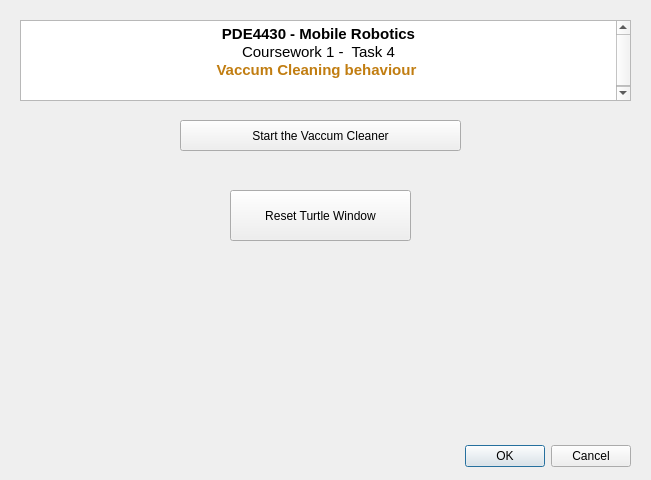
<?xml version="1.0" encoding="UTF-8"?>
<ui version="4.0">
 <class>Dialog</class>
 <widget class="QDialog" name="Dialog">
  <property name="geometry">
   <rect>
    <x>0</x>
    <y>0</y>
    <width>651</width>
    <height>480</height>
   </rect>
  </property>
  <property name="windowTitle">
   <string>Dialog</string>
  </property>
  <widget class="QDialogButtonBox" name="buttonBox">
   <property name="geometry">
    <rect>
     <x>10</x>
     <y>440</y>
     <width>621</width>
     <height>32</height>
    </rect>
   </property>
   <property name="orientation">
    <enum>Qt::Horizontal</enum>
   </property>
   <property name="standardButtons">
    <set>QDialogButtonBox::Cancel|QDialogButtonBox::Ok</set>
   </property>
  </widget>
  <widget class="QTextBrowser" name="textBrowser">
   <property name="geometry">
    <rect>
     <x>20</x>
     <y>20</y>
     <width>611</width>
     <height>81</height>
    </rect>
   </property>
   <property name="html">
    <string>&lt;!DOCTYPE HTML PUBLIC &quot;-//W3C//DTD HTML 4.0//EN&quot; &quot;http://www.w3.org/TR/REC-html40/strict.dtd&quot;&gt;
&lt;html&gt;&lt;head&gt;&lt;meta name=&quot;qrichtext&quot; content=&quot;1&quot; /&gt;&lt;style type=&quot;text/css&quot;&gt;
p, li { white-space: pre-wrap; }
&lt;/style&gt;&lt;/head&gt;&lt;body style=&quot; font-family:'Ubuntu'; font-size:11pt; font-weight:400; font-style:normal;&quot;&gt;
&lt;p align=&quot;center&quot; style=&quot; margin-top:0px; margin-bottom:0px; margin-left:0px; margin-right:0px; -qt-block-indent:0; text-indent:0px;&quot;&gt;&lt;span style=&quot; font-weight:600;&quot;&gt;PDE4430 - Mobile Robotics&lt;/span&gt;&lt;/p&gt;
&lt;p align=&quot;center&quot; style=&quot; margin-top:0px; margin-bottom:0px; margin-left:0px; margin-right:0px; -qt-block-indent:0; text-indent:0px;&quot;&gt;Coursework 1 -  Task 4&lt;/p&gt;
&lt;p align=&quot;center&quot; style=&quot; margin-top:0px; margin-bottom:0px; margin-left:0px; margin-right:0px; -qt-block-indent:0; text-indent:0px;&quot;&gt;&lt;span style=&quot; font-weight:600; color:#c17d11;&quot;&gt;Vaccum Cleaning behaviour &lt;/span&gt;&lt;/p&gt;
&lt;p style=&quot;-qt-paragraph-type:empty; margin-top:0px; margin-bottom:0px; margin-left:0px; margin-right:0px; -qt-block-indent:0; text-indent:0px;&quot;&gt;&lt;br /&gt;&lt;/p&gt;&lt;/body&gt;&lt;/html&gt;</string>
   </property>
  </widget>
  <widget class="QPushButton" name="Start_the_1_cleaner">
   <property name="geometry">
    <rect>
     <x>180</x>
     <y>120</y>
     <width>281</width>
     <height>31</height>
    </rect>
   </property>
   <property name="text">
    <string>Start the Vaccum Cleaner</string>
   </property>
  </widget>
  <widget class="QPushButton" name="pushButton_5">
   <property name="geometry">
    <rect>
     <x>230</x>
     <y>190</y>
     <width>181</width>
     <height>51</height>
    </rect>
   </property>
   <property name="text">
    <string>Reset Turtle Window</string>
   </property>
  </widget>
 </widget>
 <resources/>
 <connections>
  <connection>
   <sender>buttonBox</sender>
   <signal>accepted()</signal>
   <receiver>Dialog</receiver>
   <slot>accept()</slot>
   <hints>
    <hint type="sourcelabel">
     <x>248</x>
     <y>254</y>
    </hint>
    <hint type="destinationlabel">
     <x>157</x>
     <y>274</y>
    </hint>
   </hints>
  </connection>
  <connection>
   <sender>buttonBox</sender>
   <signal>rejected()</signal>
   <receiver>Dialog</receiver>
   <slot>reject()</slot>
   <hints>
    <hint type="sourcelabel">
     <x>316</x>
     <y>260</y>
    </hint>
    <hint type="destinationlabel">
     <x>286</x>
     <y>274</y>
    </hint>
   </hints>
  </connection>
 </connections>
</ui>
